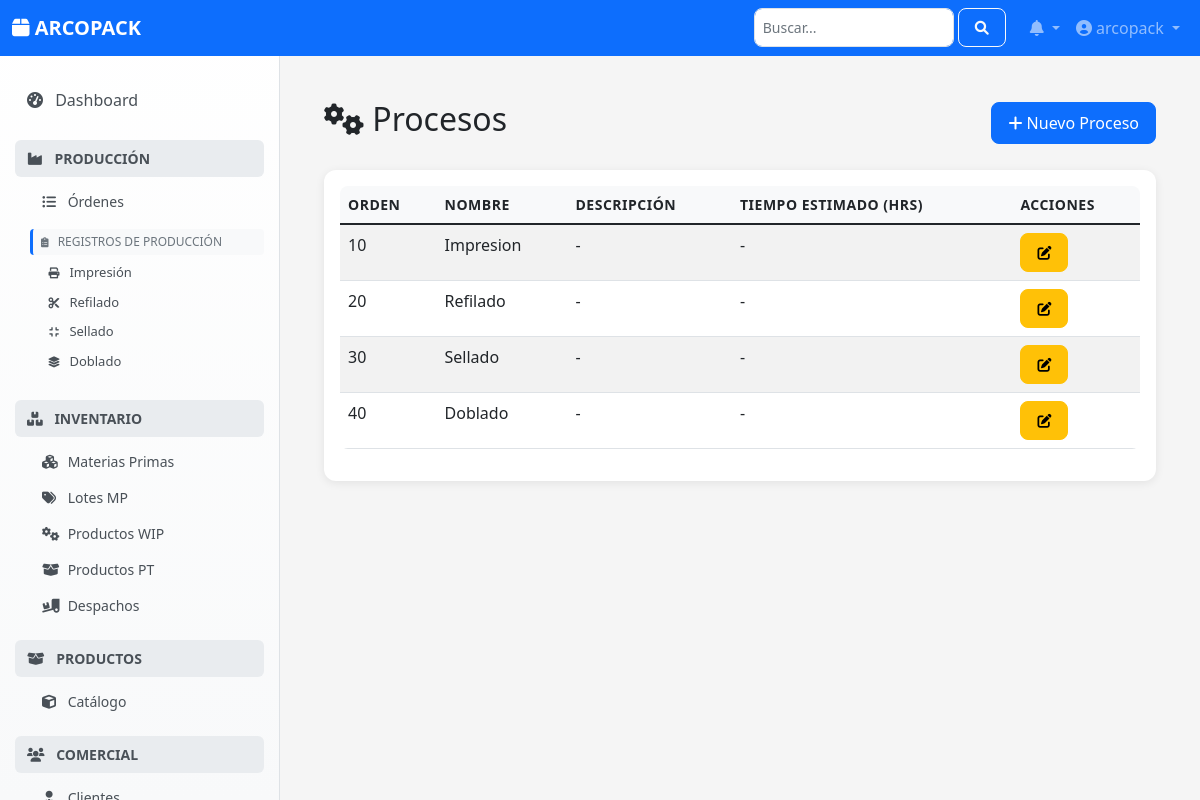
Page /configuracion/procesos/ (signed in) on the committed database.
### configuracion/models.py (models this page shows, shortened)
class Proceso(models.Model):
    nombre = models.CharField(max_length=100, unique=True)
    descripcion = models.TextField(blank=True, null=True)
    orden_flujo = models.PositiveIntegerField(default=0, help_text="Orden en el flujo productivo estándar (menor=antes)", db_index=True)
    class Meta:
        verbose_name = "Proceso Productivo"
        verbose_name_plural = "Procesos Productivos"
        ordering = ['orden_flujo', 'nombre']

### configuracion/views.py (the view)
# urls.py: path('procesos/', views.ProcesoListView.as_view(), name='proceso-list'),
class ProcesoListView(LoginRequiredMixin, ListView):
    model = Proceso
    template_name = 'configuracion/proceso_list.html'
    context_object_name = 'object_list'
    paginate_by = 20
    def get_queryset(self):
        queryset = Proceso.objects.all()
        search = self.request.GET.get('search')
        if search:
            queryset = queryset.filter(
                Q(nombre__icontains=search) | Q(descripcion__icontains=search)
            )
        return queryset.order_by('orden_flujo')

### notificaciones/context_processors.py (called while the page is built)
def notifications(request):
    if request.user.is_authenticated:
        notificaciones_no_leidas = Notificacion.objects.filter(
            usuario=request.user,
            leida=False
        ).count()
        notificaciones = Notificacion.objects.filter(
            usuario=request.user
        ).order_by('-fecha_creacion')[:5]
        return {
            'notificaciones': notificaciones,
            'notificaciones_no_leidas': notificaciones_no_leidas
        }
    return {
        'notificaciones': [],
        'notificaciones_no_leidas': 0
    }

### configuracion/templates/configuracion/proceso_list.html (shortened to what this page needs)
{% extends 'base.html' %}
{% load static %}
{% block content %}
<div class="container">
    <div class="row mb-4 align-items-center">
        <div class="col">
            <h2><i class="fas fa-cogs"></i> Procesos</h2>
        </div>
        <div class="col text-end">
            <a href="{% url 'configuracion_web:proceso-create' %}" class="btn btn-primary">
                <i class="fas fa-plus"></i> Nuevo Proceso
            </a>
        </div>
    </div>
    <div class="card">
        <div class="card-body">
            <div class="table-responsive">
                <table class="table table-striped table-hover">
                    <thead>
                        <tr>
                            <th>Orden</th>
                            <th>Nombre</th>
                            <th>Descripción</th>
                            <th>Tiempo Estimado (hrs)</th>
                            <th>Acciones</th>
                        </tr>
                    </thead>
                    <tbody>
                        {% for proceso in object_list %}
                        <tr>
                            <td>{{ proceso.orden_flujo }}</td>
                            <td>{{ proceso.nombre }}</td>
                            <td>{{ proceso.descripcion|default:"-"|truncatechars:100 }}</td>
                            <td>{{ proceso.tiempo_estimado_horas|default:"-" }}</td>
                            <td>
                                <div class="btn-group">
                                    <a href="{% url 'configuracion_web:proceso-update' proceso.pk %}"
                                       class="btn btn-sm btn-warning" title="Editar">
                                        <i class="fas fa-edit"></i>
                                    </a>
                                </div>
                            </td>
                        </tr>
                        {% empty %}
                        <tr>
                            <td colspan="5" class="text-center">No se encontraron procesos</td>
                        </tr>
                        {% endfor %}
                    </tbody>
                </table>
            </div>
        </div>
    </div>
</div>
{% endblock %}

### templates/layouts/navbar.html (shortened to what this page needs)
<nav class="navbar navbar-expand-lg navbar-dark bg-primary fixed-top">
    <div class="container-fluid">
        <a class="navbar-brand" href="{% url 'root' %}">
            <i class="fas fa-box"></i> ARCOPACK
        </a>
        <div class="collapse navbar-collapse" id="navbarNav">
            <ul class="navbar-nav ms-auto">
                <li class="nav-item me-3">
                    <form class="d-flex" role="search">
                        <input class="form-control form-control-sm" type="search" placeholder="Buscar..." aria-label="Search">
                        <button class="btn btn-outline-light btn-sm ms-1" type="submit">
                            <i class="fas fa-search"></i>
                        </button>
                    </form>
                </li>
                <li class="nav-item dropdown">
                    <a class="nav-link dropdown-toggle position-relative" href="#" id="notificationsDropdown" role="button"
                       data-bs-toggle="dropdown">
                        <i class="fas fa-bell"></i>
                    </a>
                </li>
                <li class="nav-item dropdown">
                    <a class="nav-link dropdown-toggle" href="#" id="userDropdown" role="button"
                       data-bs-toggle="dropdown">
                        <i class="fas fa-user-circle"></i> {{ user.get_full_name|default:user.username }}
                    </a>
                </li>
            </ul>
        </div>
    </div>
</nav>

### templates/base.html (style rules this page uses)
:root { --primary-color: #0d6efd; --secondary-color: #6c757d; --success-color: #198754; --warning-color: #ffc107; --danger-color: #dc3545; --info-color: #0dcaf0; --light-color: #f8f9fa; --dark-color: #212529; --sidebar-width: 280px; }
body { font-family: 'Segoe UI', Tahoma, Geneva, Verdana, sans-serif; background-color: #f5f5f5; }
.card { border: none; border-radius: 12px; box-shadow: 0 2px 10px rgba(0, 0, 0, 0.08); margin-bottom: 1.5rem; transition: all 0.3s ease; }
.btn { border-radius: 8px; font-weight: 500; padding: 0.5rem 1rem; transition: all 0.2s ease; }
.form-control, .form-select { border-radius: 8px; border: 1px solid #dee2e6; transition: all 0.2s ease; }
.table { border-radius: 8px; overflow: hidden; }
.table th { background-color: var(--light-color); border: none; font-weight: 600; text-transform: uppercase; font-size: 0.875rem; letter-spacing: 0.5px; }
.fade-in { animation: fadeIn 0.5s ease-out; }

### templates/layouts/navbar.html (style rules this page uses)
.navbar-brand { font-weight: 600; font-size: 1.25rem; }
.form-control-sm { width: 200px; }

### rows in the picture
Proceso: orden_flujo "10", nombre "Impresion", descripcion "-", tiempo_estimado_horas "-"
Proceso: orden_flujo "20", nombre "Refilado", descripcion "-", tiempo_estimado_horas "-"
Proceso: orden_flujo "30", nombre "Sellado", descripcion "-", tiempo_estimado_horas "-"
Proceso: orden_flujo "40", nombre "Doblado", descripcion "-", tiempo_estimado_horas "-"

### other values in the picture
{{ user.get_full_name|default:user.username }} "arcopack"
